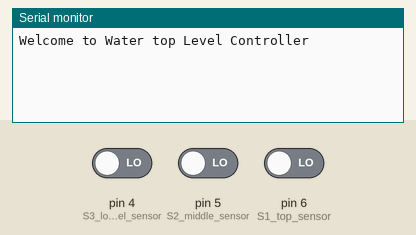
Recording of a sketch running on a simulated Arduino Uno, built with avr-gcc and run on an emulated ATmega328P. Shown: the last lines printed to the serial monitor. The inputs (shaded band) are chosen by the test bench; at power-on: pin 4 (S3_low_level_sensor) LOW, pin 5 (S2_middle_sensor) LOW, pin 6 (S1_top_sensor) LOW. No radio packets arrive unless stated.

Above: at 1.2 s.
1.3 s: pin 4 (S3_low_level_sensor) driven HIGH
At 1.8 s:
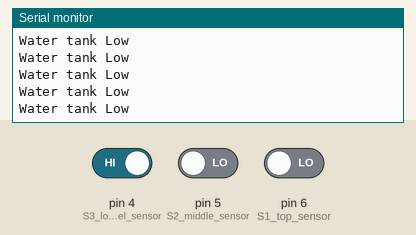
3.2 s: pin 5 (S2_middle_sensor) driven HIGH
At 4.2 s:
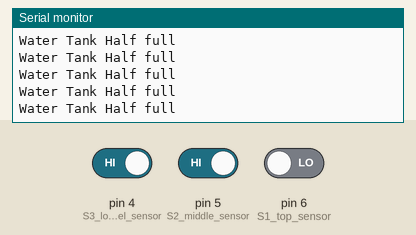
5.1 s: pin 6 (S1_top_sensor) driven HIGH
At 5.6 s:
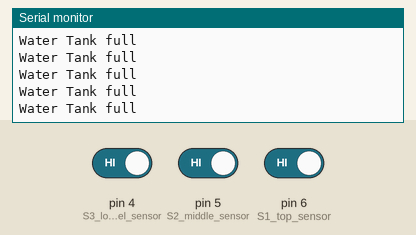
7.0 s: pin 4 (S3_low_level_sensor) driven LOW and pin 6 (S1_top_sensor) driven LOW
At 7.8 s:
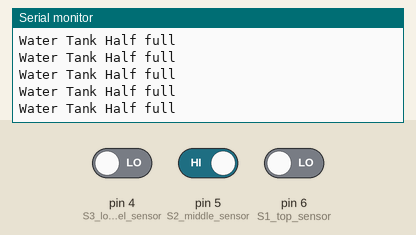
10.0 s: pin 6 (S1_top_sensor) driven HIGH
At 10.7 s:
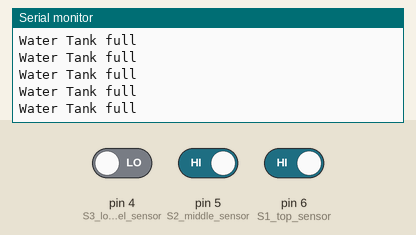
13.0 s: pin 6 (S1_top_sensor) driven LOW
At 14.1 s:
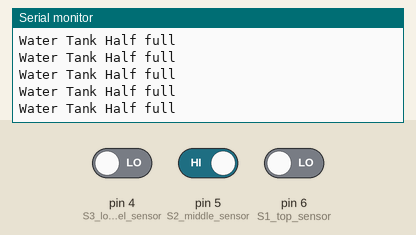

The sketch:

WaterLevelTop_Level.ino
```cpp
/*
* Arduino Wireless Communication Tutorial
*       Example 1 - Receiver Code
*
* by Dejan Nedelkovski, www.HowToMechatronics.com
*
* Library: TMRh20/RF24, https://github.com/tmrh20/RF24/
*/
#include <SPI.h>
#include <nRF24L01.h>
#include <RF24.h>
RF24 radio(7, 8); // CE, CSN

//for bydirectional we have to crete 2 addresses
const byte address[6] = {"00001"};
char  x[10];
void setup() {
  Serial.begin(9600);


  // for Reading the value

  radio.begin();
  radio.openWritingPipe(address); //00001
  radio.setPALevel(RF24_PA_MAX);
  radio.setDataRate(RF24_1MBPS);

  Serial.println("Welcome to Water top Level Controller");

  // end of reading Values


  //pins for Sensors
  //s1 for level 1, S2 for level 2 and S3 for 3rd level
//
  pinMode(6,INPUT); //S1 top sensor
  pinMode(5,INPUT); //S2 middle sensor
  pinMode(4,INPUT); //S3 low level sensor
}
void loop() {

if(digitalRead(6) == HIGH ){
  Serial.println("Water Tank full");
  //send("F");
  radio.stopListening();

  const char text[] = "F";
  radio.write(&text, sizeof(text));
  delay(5);

  }
else if ( digitalRead(5) == HIGH){
  Serial.println("Water Tank Half full");
  //send("H");
   radio.stopListening();

  const char text[] = "H";
  radio.write(&text, sizeof(text));
  delay(5);
}
else if(digitalRead(4) == HIGH){
  Serial.println("Water tank Low");
  //send("E");
   radio.stopListening();

  const char text[] = "E";
  radio.write(&text, sizeof(text));
  delay(5);
}
}
```

Measured:
- after the input at 1.3 s, the serial monitor: prints a new line at once (image 1)
- after the input at 3.2 s, the serial monitor: prints a new line after 0.06 s (image 2)
- after the input at 5.1 s, the serial monitor: prints a new line after 0.06 s (image 3)
